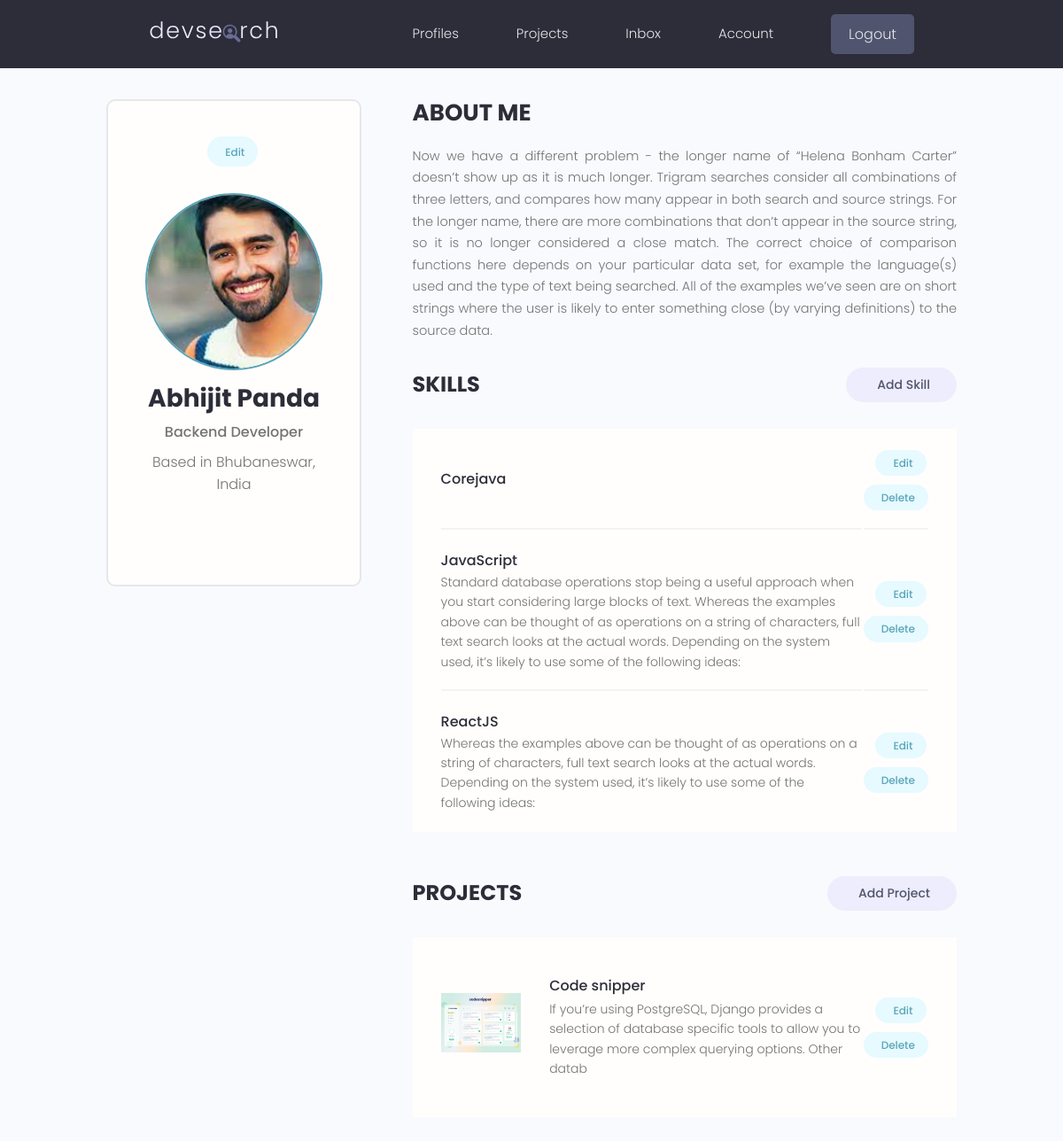
/account/ (signed in), run on the app's committed database.
### users/models.py (models this page shows, shortened)
class Profile(models.Model):
    user = models.OneToOneField(
        User, on_delete=models.CASCADE, null=True, blank=True)
    name = models.CharField(max_length=200, null=True, blank=True)
    email = models.EmailField(max_length=500, blank=True, null=True)
    username = models.CharField(max_length=200, blank=True, null=True)
    location = models.CharField(max_length=200, blank=True, null=True)
    short_intro = models.CharField(max_length=200, blank=True, null=True)
    bio = models.TextField(blank=True, null=True)
    profile_image = models.ImageField(
        null=True, blank=True, upload_to='profiles/', default="profiles/user-default.png")
    social_github = models.CharField(max_length=200, blank=True, null=True)
    social_twitter = models.CharField(max_length=200, blank=True, null=True)
    social_linkedin = models.CharField(max_length=200, blank=True, null=True)
    social_youtube = models.CharField(max_length=200, blank=True, null=True)
    social_website = models.CharField(max_length=200, blank=True, null=True)
    created = models.DateTimeField(auto_now_add=True)
    id = models.UUIDField(default=uuid.uuid4, unique=True,
                          primary_key=True, editable=False)
    class Meta:
        ordering = ['created']

class Skill(models.Model):
    owner = models.ForeignKey(
        Profile, on_delete=models.CASCADE, blank=True, null=True)
    name = models.CharField(max_length=200, blank=True, null=True)
    description = models.TextField(null=True, blank=True)
    created = models.DateTimeField(auto_now_add=True)
    id = models.UUIDField(default=uuid.uuid4, unique=True,
                          primary_key=True, editable=False)

### projects/models.py (models this page shows, shortened)
class Project(models.Model):
    owner = models.ForeignKey(
        Profile, blank=True, null=True, on_delete=models.SET_NULL)
    title = models.CharField(max_length=200)
    description = models.TextField(null=True, blank=True)
    featured_image = models.ImageField(
        null=True, blank=True, default="defaut.jpg")
    demo_link = models.CharField(max_length=2000, null=True, blank=True)
    source_link = models.CharField(max_length=2000, null=True, blank=True)
    tags = models.ManyToManyField('Tag', blank=True)
    vote_total = models.IntegerField(default=0, blank=True, null=True)
    vote_ratio = models.IntegerField(default=0, blank=True, null=True)
    created = models.DateTimeField(auto_now_add=True)
    id = models.UUIDField(default=uuid.uuid4, unique=True,
                          primary_key=True, editable=False)
    class Meta:
        ordering = ['-vote_ratio', '-vote_total', 'title']

### users/views.py (the view)
# urls.py: path('account/', userAccount, name="account"),
@login_required(login_url='login')
def userAccount(request):
    profile = request.user.profile
    skills = profile.skill_set.all()
    projects = profile.project_set.all()
    context = {'profile': profile, 'skills': skills, 'projects': projects}
    return render(request, 'users/account.html', context)

### users/templates/users/account.html (shortened to what this page needs)
{% extends 'main.html' %}
{% block content %}
  <main class="settingsPage profile my-md">
    <div class="container">
      <div class="layout">
        <div class="column column--1of3">
          <div class="card text-center">
            <div class="card__body dev">
              <a class="tag tag--pill tag--main settings__btn" href="{% url 'edit-account' %}"> Edit</a>
              <img class="avatar avatar--xl dev__avatar" src="{{profile.profile_image.url}}" />
              <h2 class="dev__name">{{profile.name}}</h2>
              <p class="dev__title">{{profile.short_intro}}</p>
              <p class="dev__location">Based in {{profile.location}}</p>
            </div>
          </div>
        </div>
        <div class="column column--2of3">
          <div class="devInfo">
            <h3 class="devInfo__title">About Me</h3>
            <p class="devInfo__about">{{profile.bio}}</p>
          </div>
          <div class="settings">
            <h3 class="settings__title">Skills</h3>
            <a class="tag tag--pill tag--sub settings__btn tag--lg" href="{% url 'create-skill' %}"> Add Skill</a>
          </div>
          <table class="settings__table">
            {% for skill in skills %}
            <tr>
              <td class="settings__tableInfo">
                <h4>{{skill.name}}</h4>
                <p>
                  {{skill.description}}
                </p>
              </td>
              <td class="settings__tableActions">
                <a class="tag tag--pill tag--main settings__btn" href="{% url 'update-skill' skill.id %}"> Edit</a>
                <a class="tag tag--pill tag--main settings__btn" href="{% url 'delete-skill' skill.id %}?next=/account/">
                  Delete</a>
              </td>
            </tr>
            {% endfor %}
          </table>
          <div class="settings">
            <h3 class="settings__title">Projects</h3>
            <a class="tag tag--pill tag--sub settings__btn tag--lg" href="{% url 'create-project' %}"> Add Project</a>
          </div>
          <table class="settings__table">
            {% for project in projects %}
            <tr>
              <td class="settings__thumbnail">
                <a href="{% url 'project' project.id %}"><img src="{{project.featured_image.url}}" alt="Project Thumbnail" /></a>
              </td>
              <td class="settings__tableInfo">
                <a href="{% url 'project' project.id %}">{{project.title}}</a>
                <p>
                  {{project.description|slice:"150"}}
                </p>
              </td>
              <td class="settings__tableActions">
                <a class="tag tag--pill tag--main settings__btn" href="{% url 'update-project' project.id %}"> Edit</a>
                <a class="tag tag--pill tag--main settings__btn" href="{% url 'delete-project' project.id %}?next=/account/">
                  Delete</a>
              </td>
            </tr>
            {% endfor %}
          </table>
        </div>
      </div>
    </div>
  </main>
  {% endblock %}

### static/styles/app.css (style rules this page uses)
:root { --color-sub: #2d2d39; }
.card { border: 2px solid var(--color-light); }
img { width: 100%; }
.profile .card > .dev { padding: 4rem; }
.dev__avatar { display: block; margin: auto; }
.dev__name { color: var(--color-sub); font-size: 2.8rem; font-weight: 700; margin-top: 1rem; margin-bottom: 0.5rem; }
.dev__title { font-size: 1.6rem; font-weight: 500; line-height: 1.3; }
.dev__location { margin-top: 1rem; }
.devInfo { margin-bottom: 3rem; }
.devInfo__title, .devInfo__subtitle { font-size: 2.6rem; color: var(--color-sub); text-transform: uppercase; font-weight: 700; margin-bottom: 1.5rem; }
.devInfo__about, .devSkill__info { font-size: 1.45rem; line-height: 1.7; text-align: justify; }
.settingsPage .dev > .settings__btn { display: inline-block; margin-bottom: 3rem; }
.settings { display: flex; justify-content: space-between; align-items: center; }
.settings__title { font-size: 2.4rem; text-transform: uppercase; font-weight: 700; color: var(--color-sub); }
.settings__table { margin-top: 3rem; margin-bottom: 5rem; padding: 0 3rem; background: var(--color-white); }
.settings__table tr { width: 100%; }
.settings__table tr > td { padding: 2rem 0; }
.settings__table tr:not(:last-child) td { border-bottom: 2px solid var(--color-white-light); }
.settings__thumbnail { width: 23%; min-width: 10rem; }
.settings__thumbnail img { padding-right: 3rem; height: 15rem; object-fit: contain; }
.settings__tableInfo { width: 100%; }
.settings__tableInfo h4, .settings__tableInfo a { padding-right: 1rem; width: auto; font-size: 1.6rem; font-weight: 500; color: var(--color-sub); }
.settings__tableInfo p { font-size: 1.4rem; }
.settings__tableActions { text-align: right; }

### static/uikit/styles/modules/_variables.css (style rules this page uses)
:root { --color-main: #5aa5b9; --color-main-light: #e6faff; --color-sub: #3f4156; --color-sub-light: #51546e; --color-sub-lighter: #ededfd; --color-text: #737373; --color-gray: #8b8b8b; --color-light: #e5e7eb; --color-light-gray: #767676; --color-bg: #f8fafd; --color-white: #fffefd; --color-white-light: #f3f3f3; --color-success: #359e64; --color-success-bg: #def8e8; --color-error: #fc4b0b; --color-error-bg: #fff2ee; --font-base: 'Poppins', arial, helvetica, 'Segoe UI', roboto, ubuntu, sans-serif; --font-monospace: 'Fira Code', 'Courier New', courier, monospace; --font-regular: 300; --font-medium: 500; --font-bold: 700; --generic-shadow: 1px 1px 5px #00000010; --generic-transition: all 0.3s ease-in-out; }

### static/uikit/styles/modules/_base.css (style rules this page uses)
* { margin: 0; padding: 0; box-sizing: border-box; text-rendering: optimizeLegibility; color: inherit; font-size: inherit; }
html { font-size: 50%; }
@media only screen and (min-width: 480px) { html { font-size: 56.25%; } }
@media only screen and (min-width: 1200px) { html { font-size: 62.5%; } }
body { line-height: 1.6; font-weight: 400; font-size: 1.5rem; color: var(--color-text); background-color: var(--color-bg); min-height: 100vh; }

### static/uikit/styles/modules/_typography.css (style rules this page uses)
* { font-family: var(--font-base); }
h2 { font-size: 3.6rem; font-weight: var(--font-bold); }
h3 { font-size: 3.2rem; font-weight: var(--font-medium); }
h4 { font-size: 2.8rem; font-weight: var(--font-medium); }
p, span, strong { font-size: 1.6rem; color: var(--color-text); font-weight: var(--font-regular); }
a { padding-bottom: 2px; text-decoration: none; display: inline-block; color: var(--color-main); font-weight: var(--font-medium); }

### static/uikit/styles/modules/_utilities.css (style rules this page uses)
.container { width: 92%; max-width: 165rem; margin: 0 auto; box-sizing: border-box; }
@media screen and (min-width: 1000px) { .container { width: 90%; } }
@media screen and (min-width: 1200px) { .container { width: 80%; } }
.text-center { text-align: center; }
.my-md { margin: 3rem auto; }

### static/uikit/styles/modules/_avatar.css (style rules this page uses)
.avatar { border-radius: 50%; border: 2px solid var(--color-main); object-fit: cover; }
.avatar--xl { height: 20rem; width: 20rem; }

### static/uikit/styles/modules/_card.css (style rules this page uses)
.card { border-radius: 1rem; background-color: var(--color-white); border: 1.5px solid var(--color-light); width: auto; height: auto; margin-top: 0.5rem; margin-bottom: 0.5rem; overflow: hidden; }
.card__body, .card__header { padding: 2rem 2.5rem; }

### static/uikit/styles/modules/_layout.css (style rules this page uses)
.layout { display: flex; flex-flow: row wrap; justify-content: space-between; }
.layout > .column { margin-bottom: 3rem; }
.layout > .column.column--1of3 { flex-basis: 30%; }
.layout > .column.column--2of3 { flex-basis: 64%; }

### data on the page
Profile: profile_image (picture), name "Abhijit Panda", short_intro "Backend Developer", location "Bhubaneswar, India", bio "Now we have a different problem - the longer name of “Helena Bonham Carter” doesn’t show up as it is much longer. Trigram searches consider all combinations of three letters, and compares how many appear in both search and source strings. For the longer name, there are more combinations that don’t appear in the source string, so it is no longer considered a close match. The correct choice of comparison functions here depends on your particular data set, for example the language(s) used and the type of text being searched. All of the examples we’ve seen are on short strings where the user is likely to enter something close (by varying definitions) to the source data."
Skill: name "Corejava"
Skill: name "JavaScript", description "Standard database operations stop being a useful approach when you start considering large blocks of text. Whereas the examples above can be thought of as operations on a string of characters, full text search looks at the actual words. Depending on the system used, it’s likely to use some of the following ideas:"
Skill: name "ReactJS", description "Whereas the examples above can be thought of as operations on a string of characters, full text search looks at the actual words. Depending on the system used, it’s likely to use some of the following ideas:"
Project: featured_image (picture), title "Code snipper", description "If you’re using PostgreSQL, Django provides a selection of database specific tools to allow you to leverage more complex querying options. Other datab"
